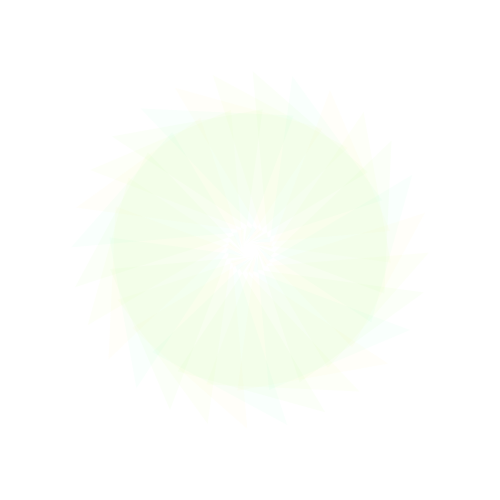
Frame 1 (no input)
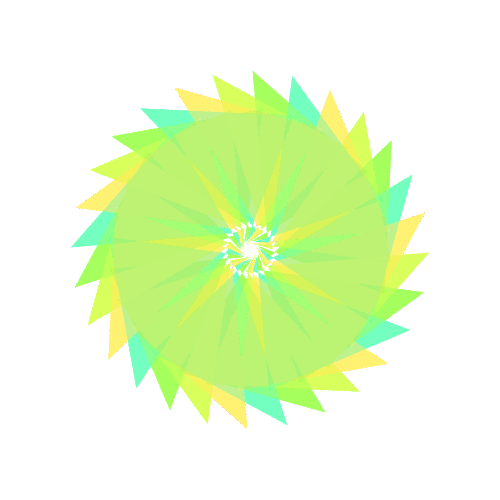
Frame 60 (the mouse pressed at the canvas centre just before this capture)
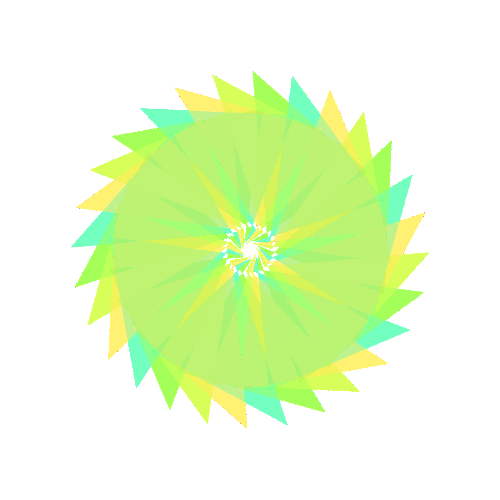
Frame 120 (the mouse held since frame 60 and released just before this capture)

The Processing sketch that drew these frames (run headless with seeded random() and noise(); from frame 60 on, the mouse is pressed at the canvas centre):

// Processing sketch: processing_84105
// ── processing_84105.pde

void setup()
{

  size(500,500);
background(255);
smooth();
noStroke();

 
}

void draw()
{

// translate permet de déplacer une forme sur l'axe des x et celui des y.



translate(250,250);
rotate(PI/14);

fill(255,234,111,10);
 quad(160, 80, 3, 21, 7, 6, 19, 140);
  rotate(PI/14);
  
  fill(194,245,67,10);
 quad(160, 80, 6, 21, 7, 0, 19, 140);
  rotate(PI/14);   

fill(152,255,80,10);
 quad(160, 80, 3, 21, 7, 6, 19, 140);
  rotate(PI/14);
  
  fill(111,255,174,10);
 quad(160, 80, 3, 21, 7, 6, 19, 140);
  rotate(PI/14);
  
  fill(255,234,111,10);
 quad(160, 80, 3, 21, 7, 6, 19, 140);
  rotate(PI/14);
  
  fill(194,245,67,10);
 quad(160, 80, 6, 21, 7, 0, 19, 140);
  rotate(PI/14);   

fill(152,255,80,10);
 quad(160, 80, 3, 21, 7, 6, 19, 140);
  rotate(PI/14);
  
  fill(111,255,174,10);
 quad(160, 80, 3, 21, 7, 6, 19, 140);
  rotate(PI/14);
 fill(255,234,111,10);
 quad(160, 80, 3, 21, 7, 6, 19, 140);
  rotate(PI/14);
  
  fill(194,245,67,10);
 quad(160, 80, 6, 21, 7, 0, 19, 140);
  rotate(PI/14);   

fill(152,255,80,10);
 quad(160, 80, 3, 21, 7, 6, 19, 140);
  rotate(PI/14);
  
  fill(111,255,174,10);
 quad(160, 80, 3, 21, 7, 6, 19, 140);
  rotate(PI/14);
 fill(255,234,111,10);
 quad(160, 80, 3, 21, 7, 6, 19, 140);
  rotate(PI/14);
  
  fill(194,245,67,10);
 quad(160, 80, 6, 21, 7, 0, 19, 140);
  rotate(PI/14);   

fill(152,255,80,10);
 quad(160, 80, 3, 21, 7, 6, 19, 140);
  rotate(PI/14);
  
  fill(111,255,174,10);
 quad(160, 80, 3, 21, 7, 6, 19, 140);
  rotate(PI/14);
 fill(255,234,111,10);
 quad(160, 80, 3, 21, 7, 6, 19, 140);
  rotate(PI/14);
  
  fill(194,245,67,10);
 quad(160, 80, 6, 21, 7, 0, 19, 140);
  rotate(PI/14);   

fill(152,255,80,10);
 quad(160, 80, 3, 21, 7, 6, 19, 140);
  rotate(PI/14);
  
  fill(111,255,174,10);
 quad(160, 80, 3, 21, 7, 6, 19, 140);
  rotate(PI/14);
 
 fill(255,234,111,10);
 quad(160, 80, 3, 21, 7, 6, 19, 140);
  rotate(PI/14);
  
  fill(194,245,67,10);
 quad(160, 80, 6, 21, 7, 0, 19, 140);
  rotate(PI/14);   

fill(152,255,80,10);
 quad(160, 80, 3, 21, 7, 6, 19, 140);
  rotate(PI/14);
  
  fill(111,255,174,10);
 quad(160, 80, 3, 21, 7, 6, 19, 140);
  rotate(PI/14);
 
 fill(255,234,111,10);
 quad(160, 80, 3, 21, 7, 6, 19, 140);
  rotate(PI/14);
  
  fill(194,245,67,10);
 quad(160, 80, 6, 21, 7, 0, 19, 140);
  rotate(PI/14);   

fill(152,255,80,10);
 quad(160, 80, 3, 21, 7, 6, 19, 140);
  rotate(PI/14);
  
  fill(111,255,174,10);
 quad(160, 80, 3, 21, 7, 6, 19, 140);
  rotate(PI/14); 
}
